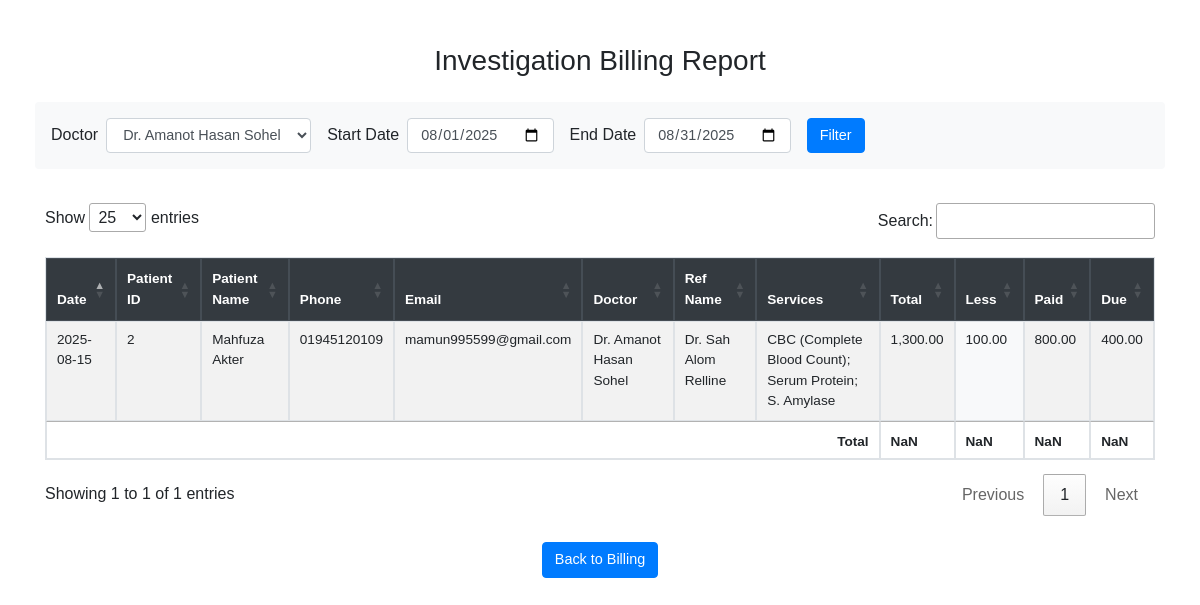
Screenshot of /billing_report.php?doctor=Dr. Amanot Hasan Sohel with the database file from the repository.
### tables this page shows
CREATE TABLE patients (
        patient_id INTEGER PRIMARY KEY AUTOINCREMENT,
        old_id TEXT,
        date TEXT,
        patient_name TEXT,
        sex TEXT,
        age TEXT,
        phone TEXT,
        email TEXT,
        ref_doctors TEXT,
        ref_name TEXT,
        delivery_date TEXT,
        delivery_time TEXT,
        remarks TEXT,
        less_total REAL,
        less_percent_total REAL,
        paid REAL,
        send_sms INTEGER,
        send_email INTEGER,
        created_at TEXT,
        updated_at TEXT,
        address TEXT
    );

### billing_report.php (the view, shortened to what this page needs)
<?php
include 'db_sqlite.php';
$doctor_stmt = $pdo->query("SELECT DISTINCT ref_doctors FROM patients WHERE ref_doctors IS NOT NULL AND ref_doctors != '' ORDER BY ref_doctors");
$doctors = $doctor_stmt->fetchAll(PDO::FETCH_COLUMN);
$startDate = $_GET['start_date'] ?? date('Y-m-01');
$endDate = $_GET['end_date'] ?? date('Y-m-t');
$sql = "
  SELECT
    p.date,
    p.patient_id,
    p.patient_name,
    p.phone,
    p.email,
    p.ref_doctors AS doctor,
    p.ref_name,
    GROUP_CONCAT(b.service_name, '; ') AS services,
    SUM(b.final_price) AS total,
    p.less_total,
    p.paid,
    (SUM(b.final_price) - p.less_total - p.paid) AS due
  FROM billing b
  JOIN patients p ON b.patient_id = p.patient_id
  WHERE p.date BETWEEN ? AND ?
";
$params = [$startDate, $endDate];
if (!empty($_GET['doctor'])) {
    if ($_GET['doctor'] === 'EMPTY') {
        $sql .= " AND (p.ref_doctors IS NULL OR p.ref_doctors = '')";
    } else {
        $sql .= " AND p.ref_doctors = ?";
        $params[] = $_GET['doctor'];
    }
}
$sql .= " GROUP BY p.patient_id, p.date, p.patient_name, p.phone, p.email, p.ref_doctors, p.ref_name, p.paid, p.less_total
  ORDER BY p.date DESC";
$stmt = $pdo->prepare($sql);
$stmt->execute($params);
$rows = $stmt->fetchAll(PDO::FETCH_ASSOC);
?>
<!DOCTYPE html>
<html>
<head>
  <link rel="stylesheet" href="https://stackpath.bootstrapcdn.com/bootstrap/4.5.2/css/bootstrap.min.css">
  <link rel="stylesheet" href="https://cdn.datatables.net/1.13.6/css/jquery.dataTables.min.css">
  <link rel="stylesheet" href="https://cdn.datatables.net/buttons/2.4.1/css/buttons.dataTables.min.css">
</head>
<body>
<div class="container py-4">
  <h3 class="mb-4 text-center">Investigation Billing Report</h3>
  <form method="GET" class="form-inline mb-4 bg-light p-3 rounded">
    <label class="mr-2">Doctor</label>
    <select name="doctor" id="doctorFilter" class="form-control mr-3">
      <?php foreach ($doctors as $doc): ?>
        <option value="<?= htmlspecialchars($doc) ?>" <?= (isset($_GET['doctor']) && $_GET['doctor'] === $doc) ? 'selected' : '' ?>>
          <?= htmlspecialchars($doc) ?>
        </option>
      <?php endforeach ?>
    </select>
    <label class="mr-2">Start Date</label>
    <input type="date" name="start_date" class="form-control mr-3" value="<?= $startDate ?>">
    <label class="mr-2">End Date</label>
    <input type="date" name="end_date" class="form-control mr-3" value="<?= $endDate ?>">
    <button class="btn btn-primary" type="submit">Filter</button>
  </form>
  <table id="billingTable" class="table table-bordered table-striped">
    <thead class="thead-dark">
      <tr>
        <th>Date</th>
        <th>Patient ID</th>
        <th>Patient Name</th>
        <th>Phone</th>
        <th>Email</th>
        <th>Doctor</th>
        <th>Ref Name</th>
        <th>Services</th>
        <th>Total</th>
        <th>Less</th>
        <th>Paid</th>
        <th>Due</th>
      </tr>
    </thead>
    <tbody>
      <?php foreach ($rows as $row): ?>
        <tr>
          <td><?= $row['date'] ?></td>
          <td><?= $row['patient_id'] ?></td>
          <td><?= htmlspecialchars($row['patient_name']) ?></td>
          <td><?= htmlspecialchars($row['phone']) ?></td>
          <td><?= htmlspecialchars($row['email'] ?? 'N/A') ?></td>
          <td><?= htmlspecialchars($row['doctor'] ?? 'N/A') ?></td>
          <td><?= htmlspecialchars($row['ref_name'] ?? 'N/A') ?></td>
          <td><?= htmlspecialchars($row['services']) ?></td>
          <td><?= number_format($row['total'], 2) ?></td>
          <td class="discount-column"><?= number_format($row['less_total'], 2) ?></td>
          <td><?= number_format($row['paid'], 2) ?></td>
          <td><?= number_format($row['due'], 2) ?></td>
        </tr>
      <?php endforeach ?>
    </tbody>
    <tfoot>
      <tr>
        <th colspan="8" class="text-right">Total</th>
        <th></th>
        <th></th>
        <th></th>
        <th></th>
      </tr>
    </tfoot>
  </table>
  <div class="text-center mt-3">
    <a href="bill.php" class="btn btn-primary">Back to Billing</a>
  </div>
</div>
</body>
</html>

### billing_report.php (style rules this page uses)
body { font-family: Arial; padding: 20px; }
.container { max-width: 1400px; }
.table th, .table td { padding: .5rem; }
.form-control { font-size: 0.9rem; }
.btn { font-size: 0.9rem; }
#billingTable { font-size: 0.85rem; }
.discount-column { background-color: #f8f9fa; }

### rows the page displays
patients: date "2025-08-15", patient_id "2", patient_name "Mahfuza Akter", phone "01945120109", email "mamun995599@gmail.com", ref_doctors "Dr. Amanot Hasan Sohel", ref_name "Dr. Sah Alom Relline", services "CBC (Complete Blood Count); Serum Protein; S. Amylase", total "1,300.00", less_total "100.00", paid "800.00", due "400.00"

### other values shown
form field doctor "Dr. Amanot Hasan Sohel"
